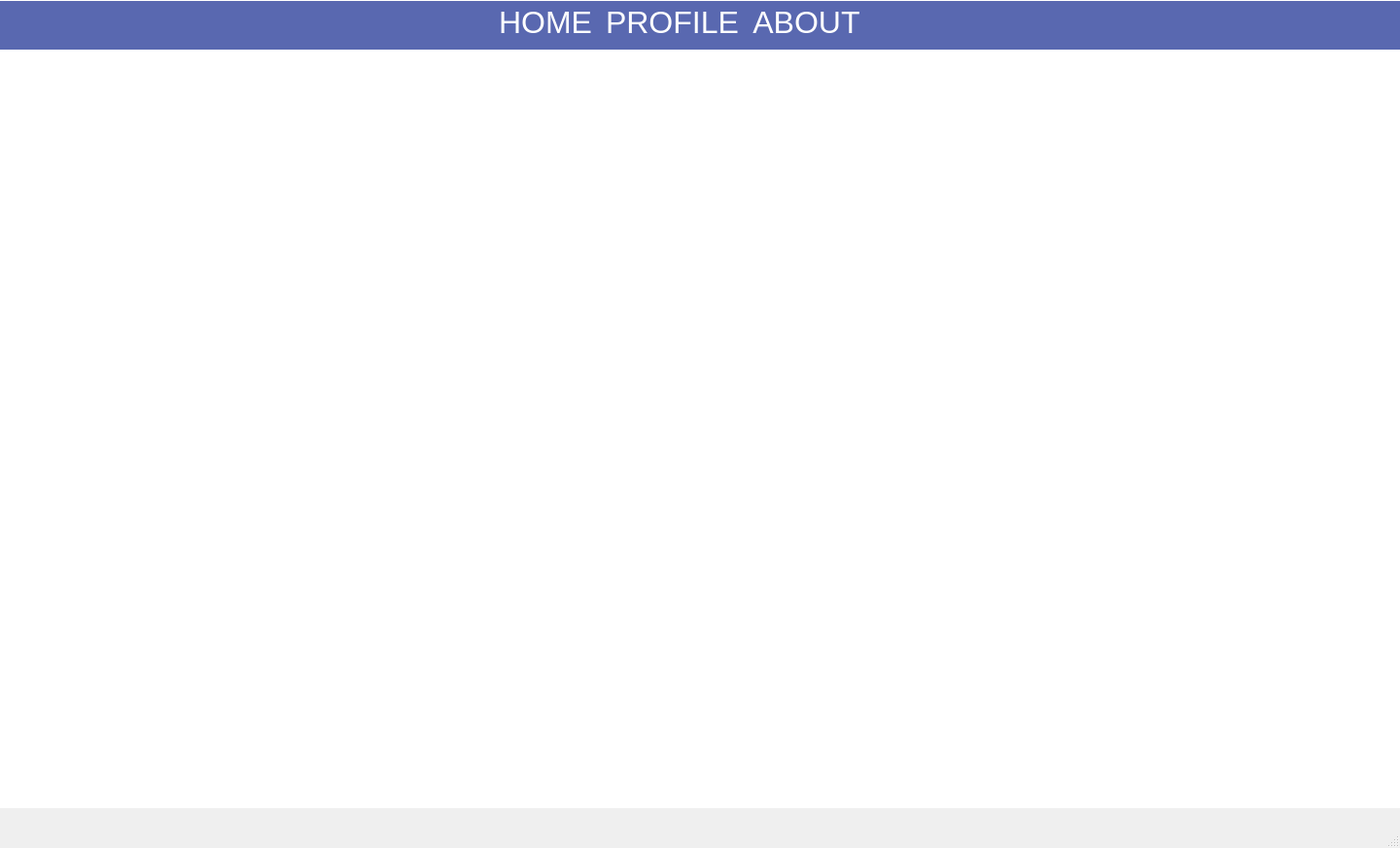
<?xml version="1.0" encoding="UTF-8"?>
<ui version="4.0">
 <class>MainWindow</class>
 <widget class="QMainWindow" name="MainWindow">
  <property name="geometry">
   <rect>
    <x>0</x>
    <y>0</y>
    <width>1440</width>
    <height>872</height>
   </rect>
  </property>
  <property name="windowTitle">
   <string>MainWindow</string>
  </property>
  <widget class="QWidget" name="centralwidget">
   <property name="maximumSize">
    <size>
     <width>16777215</width>
     <height>16777215</height>
    </size>
   </property>
   <widget class="QWidget" name="horizontalLayoutWidget">
    <property name="geometry">
     <rect>
      <x>-1</x>
      <y>0</y>
      <width>1441</width>
      <height>831</height>
     </rect>
    </property>
    <layout class="QHBoxLayout" name="horizontalLayout">
     <item>
      <widget class="QStackedWidget" name="stackedWidget">
       <property name="styleSheet">
        <string notr="true">background: white;</string>
       </property>
       <property name="currentIndex">
        <number>0</number>
       </property>
       <widget class="QWidget" name="page">
        <widget class="QWidget" name="layoutWidget">
         <property name="geometry">
          <rect>
           <x>0</x>
           <y>1</y>
           <width>1441</width>
           <height>831</height>
          </rect>
         </property>
         <layout class="QVBoxLayout" name="verticalLayout">
          <item>
           <widget class="QWidget" name="navBarWidget" native="true">
            <property name="maximumSize">
             <size>
              <width>16777215</width>
              <height>50</height>
             </size>
            </property>
            <property name="styleSheet">
             <string notr="true">background: #5968B0;</string>
            </property>
            <widget class="QWidget" name="">
             <property name="geometry">
              <rect>
               <x>510</x>
               <y>0</y>
               <width>414</width>
               <height>47</height>
              </rect>
             </property>
             <layout class="QHBoxLayout" name="horizontalLayout_2" stretch="0,0,0">
              <property name="spacing">
               <number>-1</number>
              </property>
              <property name="sizeConstraint">
               <enum>QLayout::SetFixedSize</enum>
              </property>
              <property name="leftMargin">
               <number>0</number>
              </property>
              <property name="bottomMargin">
               <number>0</number>
              </property>
              <item>
               <widget class="QPushButton" name="homeButton">
                <property name="font">
                 <font>
                  <family>Arial</family>
                  <pointsize>24</pointsize>
                 </font>
                </property>
                <property name="styleSheet">
                 <string notr="true">color: white;</string>
                </property>
                <property name="text">
                 <string>HOME</string>
                </property>
                <property name="flat">
                 <bool>true</bool>
                </property>
               </widget>
              </item>
              <item>
               <widget class="QPushButton" name="profileButton">
                <property name="font">
                 <font>
                  <family>Arial</family>
                  <pointsize>24</pointsize>
                 </font>
                </property>
                <property name="styleSheet">
                 <string notr="true">color: white;</string>
                </property>
                <property name="text">
                 <string>PROFILE</string>
                </property>
                <property name="flat">
                 <bool>true</bool>
                </property>
               </widget>
              </item>
              <item>
               <widget class="QPushButton" name="aboutButton">
                <property name="font">
                 <font>
                  <family>Arial</family>
                  <pointsize>24</pointsize>
                 </font>
                </property>
                <property name="styleSheet">
                 <string notr="true">color: white;</string>
                </property>
                <property name="text">
                 <string>ABOUT</string>
                </property>
                <property name="flat">
                 <bool>true</bool>
                </property>
               </widget>
              </item>
             </layout>
            </widget>
           </widget>
          </item>
          <item>
           <widget class="QWidget" name="altMainWidget" native="true">
            <property name="enabled">
             <bool>true</bool>
            </property>
            <property name="styleSheet">
             <string notr="true"/>
            </property>
           </widget>
          </item>
         </layout>
        </widget>
       </widget>
       <widget class="QWidget" name="page_3">
        <widget class="QWidget" name="layoutWidget_4">
         <property name="geometry">
          <rect>
           <x>0</x>
           <y>0</y>
           <width>1441</width>
           <height>831</height>
          </rect>
         </property>
         <layout class="QVBoxLayout" name="verticalLayout_3">
          <item>
           <widget class="QWidget" name="navBarWidget_3" native="true">
            <property name="maximumSize">
             <size>
              <width>16777215</width>
              <height>50</height>
             </size>
            </property>
            <property name="styleSheet">
             <string notr="true">background: #5968B0;</string>
            </property>
            <widget class="QWidget" name="layoutWidget_5">
             <property name="geometry">
              <rect>
               <x>490</x>
               <y>0</y>
               <width>414</width>
               <height>47</height>
              </rect>
             </property>
             <layout class="QHBoxLayout" name="horizontalLayout_4" stretch="0,0,0">
              <property name="spacing">
               <number>-1</number>
              </property>
              <property name="sizeConstraint">
               <enum>QLayout::SetFixedSize</enum>
              </property>
              <property name="leftMargin">
               <number>0</number>
              </property>
              <property name="bottomMargin">
               <number>0</number>
              </property>
              <item>
               <widget class="QPushButton" name="homeButton_3">
                <property name="font">
                 <font>
                  <family>Arial</family>
                  <pointsize>24</pointsize>
                 </font>
                </property>
                <property name="styleSheet">
                 <string notr="true">color: white;</string>
                </property>
                <property name="text">
                 <string>HOME</string>
                </property>
                <property name="flat">
                 <bool>true</bool>
                </property>
               </widget>
              </item>
              <item>
               <widget class="QPushButton" name="profileButton_3">
                <property name="font">
                 <font>
                  <family>Arial</family>
                  <pointsize>24</pointsize>
                 </font>
                </property>
                <property name="styleSheet">
                 <string notr="true">color: white;</string>
                </property>
                <property name="text">
                 <string>PROFILE</string>
                </property>
                <property name="flat">
                 <bool>true</bool>
                </property>
               </widget>
              </item>
              <item>
               <widget class="QPushButton" name="aboutButton_3">
                <property name="font">
                 <font>
                  <family>Arial</family>
                  <pointsize>24</pointsize>
                 </font>
                </property>
                <property name="styleSheet">
                 <string notr="true">color: white;</string>
                </property>
                <property name="text">
                 <string>ABOUT</string>
                </property>
                <property name="flat">
                 <bool>true</bool>
                </property>
               </widget>
              </item>
             </layout>
            </widget>
            <widget class="QPushButton" name="backButton">
             <property name="geometry">
              <rect>
               <x>10</x>
               <y>10</y>
               <width>113</width>
               <height>32</height>
              </rect>
             </property>
             <property name="styleSheet">
              <string notr="true">color: white;</string>
             </property>
             <property name="text">
              <string>Back</string>
             </property>
            </widget>
           </widget>
          </item>
          <item>
           <widget class="QWidget" name="altMainWidget_3" native="true">
            <property name="styleSheet">
             <string notr="true"/>
            </property>
           </widget>
          </item>
         </layout>
        </widget>
       </widget>
       <widget class="QWidget" name="page_2">
        <widget class="QWidget" name="layoutWidget_8">
         <property name="geometry">
          <rect>
           <x>0</x>
           <y>0</y>
           <width>1441</width>
           <height>831</height>
          </rect>
         </property>
         <layout class="QVBoxLayout" name="verticalLayout_5">
          <item>
           <widget class="QWidget" name="navBarWidget_5" native="true">
            <property name="maximumSize">
             <size>
              <width>16777215</width>
              <height>50</height>
             </size>
            </property>
            <property name="styleSheet">
             <string notr="true">background: #5968B0;</string>
            </property>
            <widget class="QWidget" name="layoutWidget_9">
             <property name="geometry">
              <rect>
               <x>490</x>
               <y>0</y>
               <width>414</width>
               <height>47</height>
              </rect>
             </property>
             <layout class="QHBoxLayout" name="horizontalLayout_7" stretch="0,0,0">
              <property name="spacing">
               <number>-1</number>
              </property>
              <property name="sizeConstraint">
               <enum>QLayout::SetFixedSize</enum>
              </property>
              <property name="leftMargin">
               <number>0</number>
              </property>
              <property name="bottomMargin">
               <number>0</number>
              </property>
              <item>
               <widget class="QPushButton" name="homeButton_5">
                <property name="font">
                 <font>
                  <family>Arial</family>
                  <pointsize>24</pointsize>
                 </font>
                </property>
                <property name="styleSheet">
                 <string notr="true">color: white;</string>
                </property>
                <property name="text">
                 <string>HOME</string>
                </property>
                <property name="flat">
                 <bool>true</bool>
                </property>
               </widget>
              </item>
              <item>
               <widget class="QPushButton" name="profileButton_5">
                <property name="font">
                 <font>
                  <family>Arial</family>
                  <pointsize>24</pointsize>
                 </font>
                </property>
                <property name="styleSheet">
                 <string notr="true">color: white;</string>
                </property>
                <property name="text">
                 <string>PROFILE</string>
                </property>
                <property name="flat">
                 <bool>true</bool>
                </property>
               </widget>
              </item>
              <item>
               <widget class="QPushButton" name="aboutButton_5">
                <property name="font">
                 <font>
                  <family>Arial</family>
                  <pointsize>24</pointsize>
                 </font>
                </property>
                <property name="styleSheet">
                 <string notr="true">color: white;</string>
                </property>
                <property name="text">
                 <string>ABOUT</string>
                </property>
                <property name="flat">
                 <bool>true</bool>
                </property>
               </widget>
              </item>
             </layout>
            </widget>
            <widget class="QPushButton" name="backButton_3">
             <property name="geometry">
              <rect>
               <x>10</x>
               <y>10</y>
               <width>113</width>
               <height>32</height>
              </rect>
             </property>
             <property name="styleSheet">
              <string notr="true">color: white;</string>
             </property>
             <property name="text">
              <string>Back</string>
             </property>
            </widget>
           </widget>
          </item>
          <item>
           <widget class="QWidget" name="altMainWidget_5" native="true">
            <property name="styleSheet">
             <string notr="true"/>
            </property>
           </widget>
          </item>
         </layout>
        </widget>
       </widget>
      </widget>
     </item>
    </layout>
   </widget>
  </widget>
  <widget class="QMenuBar" name="menubar">
   <property name="geometry">
    <rect>
     <x>0</x>
     <y>0</y>
     <width>1440</width>
     <height>22</height>
    </rect>
   </property>
  </widget>
  <widget class="QStatusBar" name="statusbar"/>
 </widget>
 <resources/>
 <connections/>
</ui>
